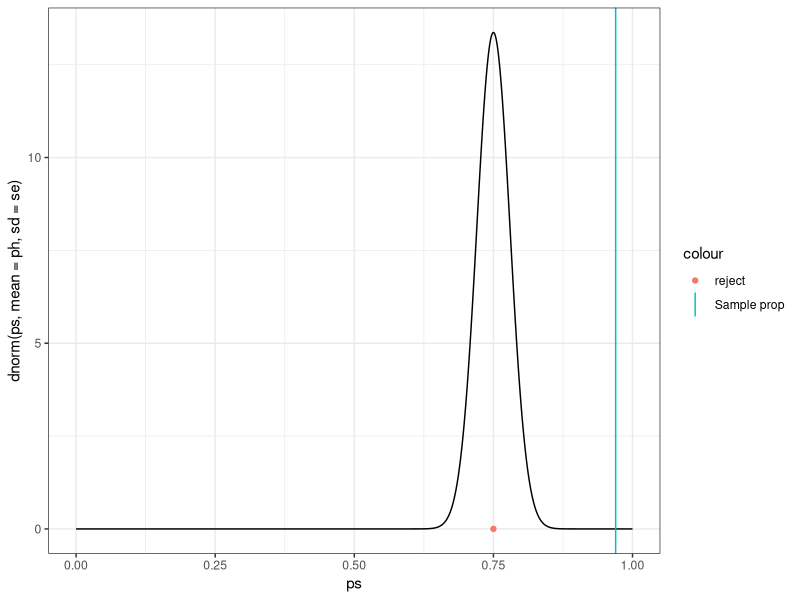
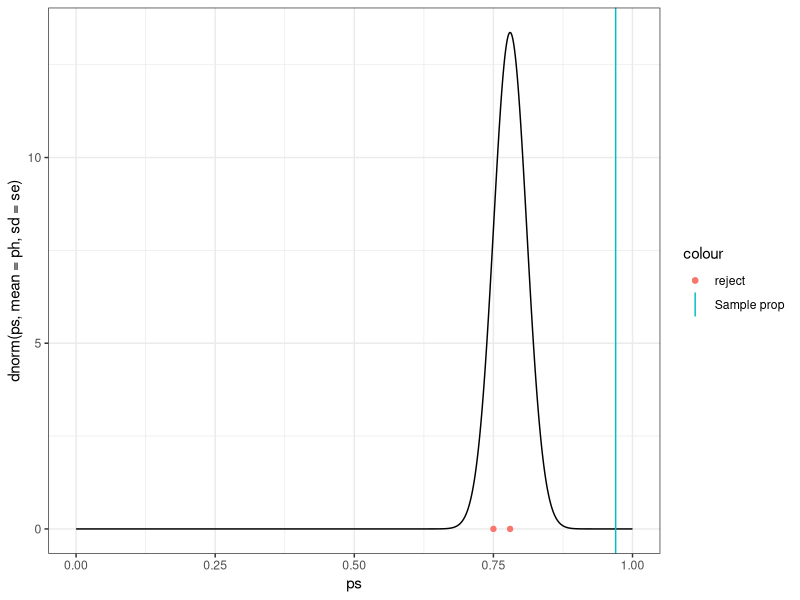
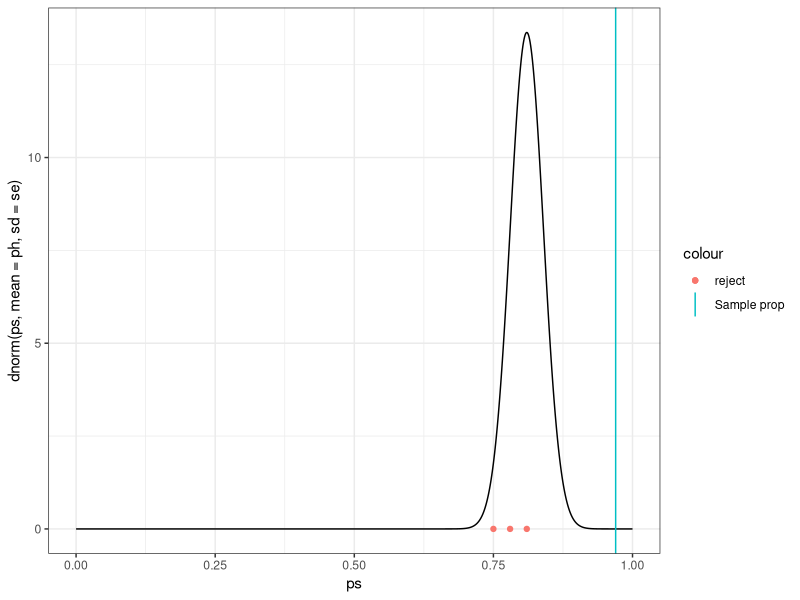
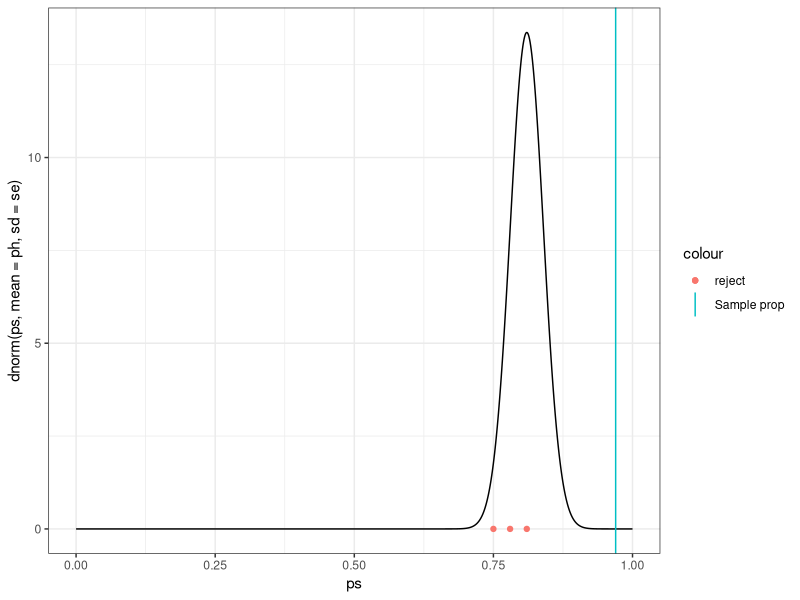
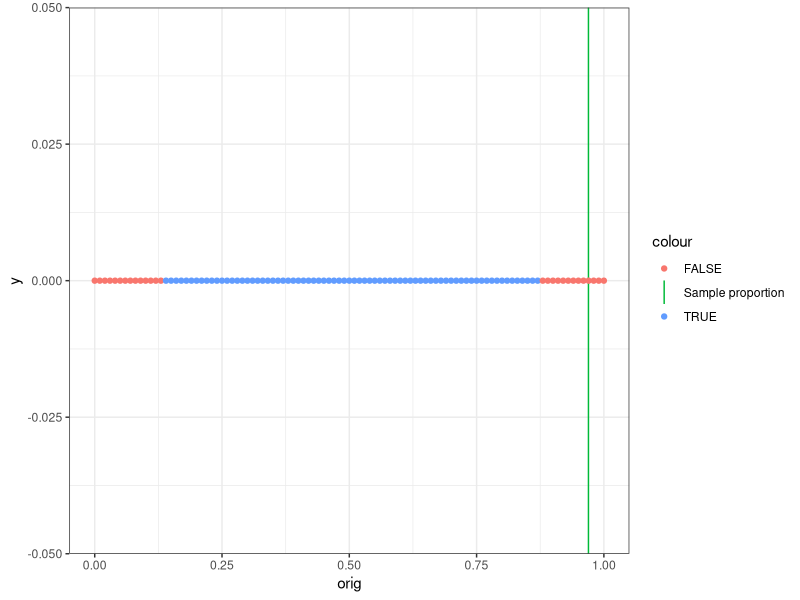

Here is the R script that generated these plots, in order:
## ---- chunk 1

library(ggplot2)
library(tidyverse)
knitr::opts_chunk$set(dpi=300, message = F, warning = F, echo = F, fig.width = 8, fig.height = 4, out.width = "80%", fig.align = "center", cache = T)
theme_set(theme_bw())
## ---- chunk 2

function(ptest) {
  ps <- seq(0, 1, .001)
  se <- sqrt((32/33*1/33)/33)
  dlow <- ptest - abs(ptest - 32/33)
  dhigh <- ptest + abs(ptest - 32/33)
  
  ggplot() + geom_line(aes(x = ps, y = dnorm(ps, mean = ptest, sd = se))) + 
    geom_area()
}

ps <- seq(0, 1, .001)
ph <- .75
se <- sqrt(32/33*1/33/33)
ggplot() + 
  geom_line(aes(x = ps, y = dnorm(ps, mean = ph, sd = se))) + 
  geom_vline(aes(xintercept = 32/33, color = "Sample prop")) +
  geom_point(aes(x = ph, y = 0, color = "reject"))

ph <- .78
ggplot() + 
  geom_line(aes(x = ps, y = dnorm(ps, mean = ph, sd = se))) + 
  geom_vline(aes(xintercept = 32/33, color = "Sample prop")) +
  geom_point(aes(x = .75, y = 0, color = "reject")) +
  geom_point(aes(x = .78, y = 0, color = "reject"))

ph <- .81
ggplot() + 
  geom_line(aes(x = ps, y = dnorm(ps, mean = ph, sd = se))) + 
  geom_vline(aes(xintercept = 32/33, color = "Sample prop")) +
  geom_point(aes(x = .75, y = 0, color = "reject")) +
  geom_point(aes(x = .78, y = 0, color = "reject")) +
  geom_point(aes(x = .81, y = 0, color = "reject"))

ph <- .81
ggplot() + 
  geom_line(aes(x = ps, y = dnorm(ps, mean = ph, sd = se))) + 
  geom_vline(aes(xintercept = 32/33, color = "Sample prop")) +
  geom_point(aes(x = .75, y = 0, color = "reject")) +
  geom_point(aes(x = .78, y = 0, color = "reject")) +
  geom_point(aes(x = .81, y = 0, color = "reject"))

xx <- c(0, 1, 32, 33)
purrr::map_df(seq(0, 1, .01), function(x) tibble(orig = x, p = mean(rbinom(1000, 33, x) %in% xx))) %>%
ggplot() + 
  geom_vline(aes(xintercept = 32/33, color = "Sample proportion")) + 
  geom_point(aes(x = orig, y = 0, color = p < 0.05)) 
  

